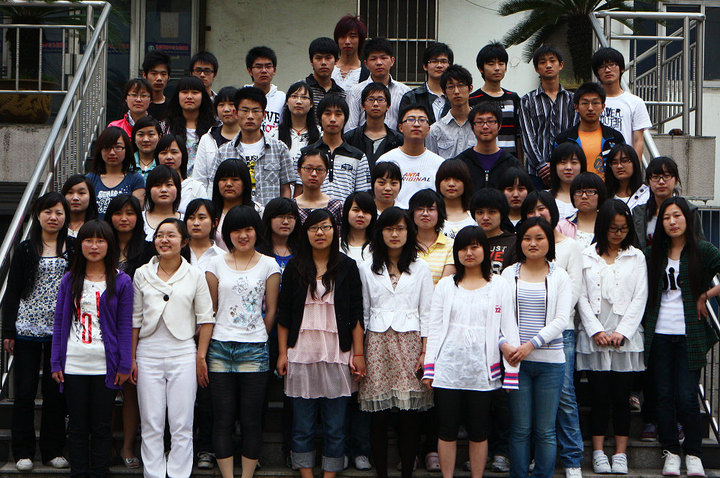
#> input picture 1.jpg, 720 x 478 px
$ jupyter execute --allow-errors test_inference.ipynb
#> lines starting #> are read from the running program, lines starting #| are printed output that depends on the picture
[cell 1]
import coremltools
import numpy as np
from PIL import Image
import cv2
import time

# Convert from ONNX to Core ML
def onnx2coreml(model_path, is_quanlized=False, nbit=8):
    model = coremltools.converters.onnx.convert(model=model_path, minimum_ios_deployment_target='13')

    if is_quanlized == True:
        model = coremltools.models.neural_network.quantization_utils.quantize_weights(model, nbit)

#     model.save('rfb_320_quanlized.mlmodel')
    return model

#> (the rest of this cell did not finish here and is left out)

[cell 2]
image = Image.open('1.jpg')
#> image is the input picture: PIL image 720x478 RGB; mean R, G, B 89, 83.6, 83.8

image = image.resize((320, 240))
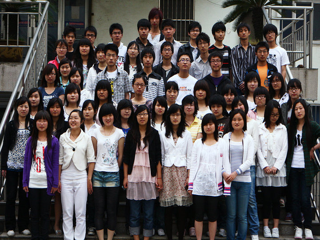
#> image: PIL image 320x240 RGB; mean R, G, B 89, 83.6, 83.8
image = np.array(image).astype(np.float32)
#> image: shape (240, 320, 3) float32
image = image / 255.

image = image.transpose(2, 0, 1)
image = image[np.newaxis, :]


#> (the rest of this cell did not finish here and is left out)
